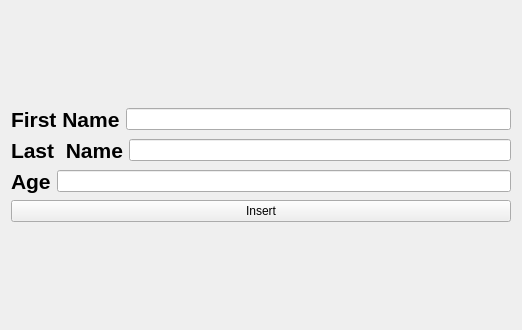
<?xml version="1.0" encoding="UTF-8"?>
<ui version="4.0">
 <class>Widget</class>
 <widget class="QWidget" name="Widget">
  <property name="geometry">
   <rect>
    <x>0</x>
    <y>0</y>
    <width>522</width>
    <height>330</height>
   </rect>
  </property>
  <property name="windowTitle">
   <string>Widget</string>
  </property>
  <layout class="QVBoxLayout" name="verticalLayout_2">
   <item>
    <layout class="QVBoxLayout" name="verticalLayout">
     <item>
      <layout class="QHBoxLayout" name="horizontalLayout">
       <item>
        <widget class="QLabel" name="label">
         <property name="font">
          <font>
           <pointsize>16</pointsize>
           <bold>true</bold>
          </font>
         </property>
         <property name="text">
          <string>First Name</string>
         </property>
        </widget>
       </item>
       <item>
        <widget class="QLineEdit" name="lineEdit_first_name"/>
       </item>
      </layout>
     </item>
     <item>
      <layout class="QHBoxLayout" name="horizontalLayout_2">
       <item>
        <widget class="QLabel" name="label_2">
         <property name="font">
          <font>
           <pointsize>16</pointsize>
           <bold>true</bold>
          </font>
         </property>
         <property name="text">
          <string>Last  Name</string>
         </property>
        </widget>
       </item>
       <item>
        <widget class="QLineEdit" name="lineEdit_last_name"/>
       </item>
      </layout>
     </item>
     <item>
      <layout class="QHBoxLayout" name="horizontalLayout_3">
       <item>
        <widget class="QLabel" name="label_3">
         <property name="font">
          <font>
           <pointsize>16</pointsize>
           <bold>true</bold>
          </font>
         </property>
         <property name="text">
          <string>Age</string>
         </property>
        </widget>
       </item>
       <item>
        <widget class="QLineEdit" name="lineEdit_age"/>
       </item>
      </layout>
     </item>
     <item>
      <widget class="QPushButton" name="pushButton">
       <property name="text">
        <string>Insert</string>
       </property>
      </widget>
     </item>
    </layout>
   </item>
  </layout>
 </widget>
 <resources/>
 <connections/>
</ui>
